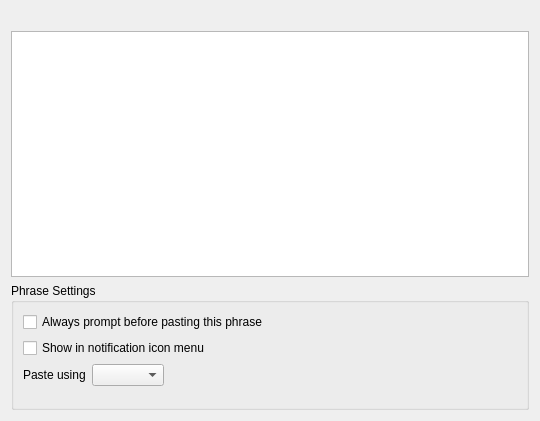
<?xml version="1.0" encoding="UTF-8"?>
<ui version="4.0">
 <class>PhrasePage</class>
 <widget class="QWidget" name="PhrasePage">
  <property name="geometry">
   <rect>
    <x>0</x>
    <y>0</y>
    <width>540</width>
    <height>421</height>
   </rect>
  </property>
  <property name="windowTitle">
   <string>Form</string>
  </property>
  <layout class="QVBoxLayout" name="verticalLayout_2">
   <item>
    <widget class="QLabel" name="urlLabel">
     <property name="alignment">
      <set>Qt::AlignCenter</set>
     </property>
     <property name="tipText">
      <string>Open the phrase in the default text editor</string>
     </property>
    </widget>
   </item>
   <item>
    <widget class="QTextEdit" name="phraseText">
     <property name="tabChangesFocus">
      <bool>true</bool>
     </property>
     <property name="lineWrapMode">
      <enum>QTextEdit::NoWrap</enum>
     </property>
     <property name="acceptRichText">
      <bool>false</bool>
     </property>
    </widget>
   </item>
   <item>
    <widget class="QGroupBox" name="settingsGroupBox">
     <property name="title">
      <string>Phrase Settings</string>
     </property>
     <layout class="QVBoxLayout" name="verticalLayout">
      <item>
       <widget class="QCheckBox" name="promptCheckbox">
        <property name="text">
         <string>Always prompt before pasting this phrase</string>
        </property>
       </widget>
      </item>
      <item>
       <widget class="QCheckBox" name="showInTrayCheckbox">
        <property name="text">
         <string>Show in notification icon menu</string>
        </property>
       </widget>
      </item>
      <item>
       <layout class="QHBoxLayout" name="horizontalLayout_2">
        <item>
         <widget class="QLabel" name="label">
          <property name="text">
           <string>Paste using</string>
          </property>
         </widget>
        </item>
        <item>
         <widget class="QComboBox" name="sendModeCombo"/>
        </item>
        <item>
         <spacer name="horizontalSpacer">
          <property name="orientation">
           <enum>Qt::Horizontal</enum>
          </property>
          <property name="sizeHint" stdset="0">
           <size>
            <width>40</width>
            <height>20</height>
           </size>
          </property>
         </spacer>
        </item>
       </layout>
      </item>
      <item>
       <widget class="QFrame" name="kseparator"/>
      </item>
      <item>
       <widget class="SettingsWidget" name="settingsWidget" native="true"/>
      </item>
     </layout>
    </widget>
   </item>
  </layout>
 </widget>
 <customwidgets>
  <customwidget>
   <class>SettingsWidget</class>
   <extends>QWidget</extends>
   <header>configwindow.h</header>
   <container>1</container>
  </customwidget>
 </customwidgets>
 <resources/>
 <connections/>
</ui>
